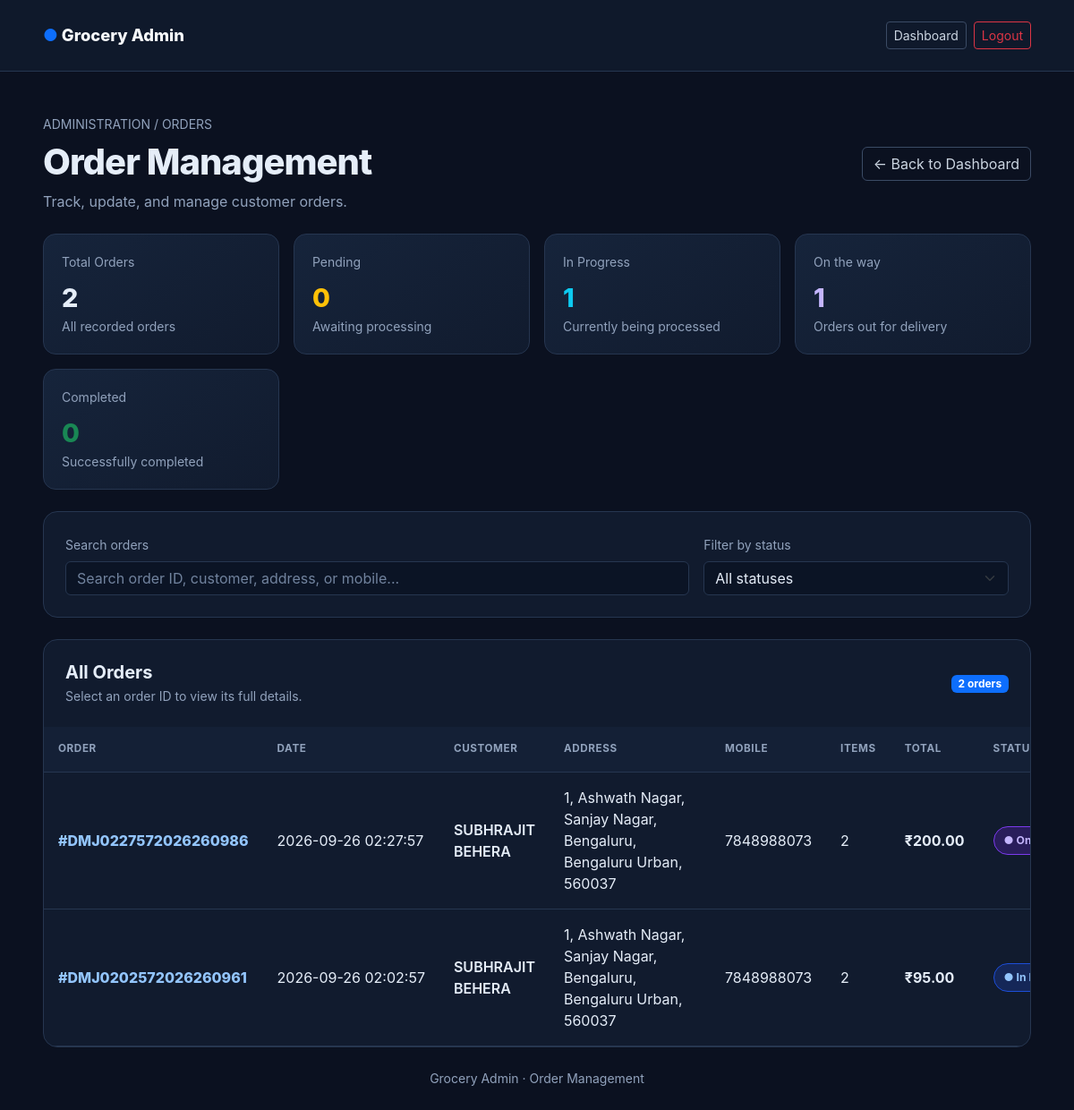
The page /admin/orders (signed in) on the database as committed earlier.
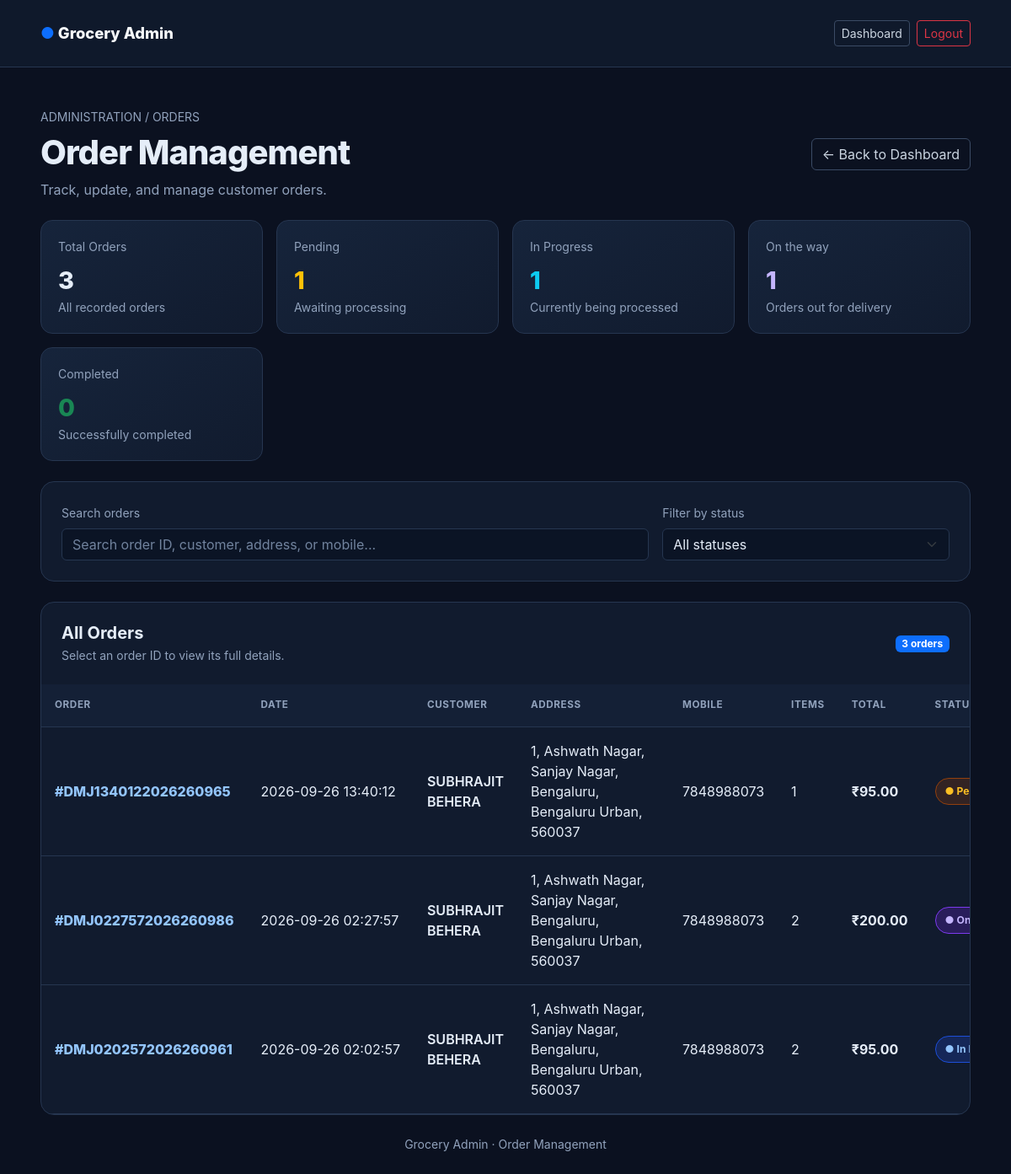
The same page on the database as committed later.
### tables this page shows
CREATE TABLE orders (
                    id INTEGER PRIMARY KEY AUTOINCREMENT,
                    customer_name TEXT NOT NULL,
                    customer_address TEXT NOT NULL,
                    mobile TEXT NOT NULL,
                    date TEXT NOT NULL,
                    status TEXT DEFAULT 'Pending', delivery_partner_id INTEGER, order_number TEXT);

### app.py (the view)
@app.route("/admin/orders")
@admin_required
def admin_orders():
    conn = get_db_connection()
    c = conn.cursor()
    c.execute("""
        SELECT
            COALESCE(orders.order_number, CAST(orders.id AS TEXT)),
            orders.date,
            orders.customer_name,
            orders.customer_address,
            orders.mobile,
            COALESCE(orders.status, 'Pending'),
            COUNT(order_items.id) AS item_count,
            COALESCE(
                SUM(order_items.quantity * items.price),
                0
            ) AS total
        FROM orders
        LEFT JOIN order_items
            ON orders.id = order_items.order_id
        LEFT JOIN items
            ON order_items.item_id = items.id
        GROUP BY orders.id
        ORDER BY orders.date DESC, orders.id DESC
    """)
    orders = c.fetchall()
    conn.close()
    return render_template(
        "orders.html",
        orders=orders,
        valid_statuses=VALID_ORDER_STATUSES
    )

### app.py (called while the page is built)
def get_db_connection():
    conn = sqlite3.connect(DB_NAME)
    conn.execute("PRAGMA foreign_keys = ON")
    return conn

def admin_required(func):
    @wraps(func)
    def wrapper(*args, **kwargs):
        if not session.get("admin_logged_in"):
            return redirect(url_for("login"))
        return func(*args, **kwargs)
    return wrapper

### templates/orders.html (shortened to what this page needs)
<!DOCTYPE html>
<html lang="en">
<head>
    <link href="https://cdn.jsdelivr.net/npm/bootstrap@5.3.3/dist/css/bootstrap.min.css"
          rel="stylesheet">
</head>
<body>
<nav class="navbar">
    <div class="container-fluid px-3 px-lg-5 py-3">
        <div class="d-flex justify-content-between align-items-center w-100 gap-2">
            <a class="brand" href="{{ url_for('admin') }}">
                <span class="text-primary">●</span> Grocery Admin
            </a>
            <div class="d-flex gap-2">
                <a href="{{ url_for('admin') }}"
                   class="btn btn-sm btn-outline-light">
                    Dashboard
                </a>
                <a href="{{ url_for('logout') }}"
                   class="btn btn-sm btn-outline-danger">
                    Logout
                </a>
            </div>
        </div>
    </div>
</nav>
<main class="container-fluid px-3 px-lg-5 py-4 py-lg-5">
    <div class="d-flex flex-wrap justify-content-between align-items-center gap-3 mb-4">
        <div>
            <div class="muted small mb-2">ADMINISTRATION / ORDERS</div>
            <h1 class="page-title mb-2">Order Management</h1>
            <p class="muted mb-0">
                Track, update, and manage customer orders.
            </p>
        </div>
        <a href="{{ url_for('admin') }}" class="btn btn-outline-light">
            ← Back to Dashboard
        </a>
    </div>
    {% set stats = namespace(pending=0, progress=0, on_the_way=0, completed=0) %}
    {% for order in orders %}
        {% if order[5] == 'Pending' %}
            {% set stats.pending = stats.pending + 1 %}
        {% elif order[5] == 'In Progress' %}
            {% set stats.progress = stats.progress + 1 %}
        {% elif order[5] == 'On the way' %}
            {% set stats.on_the_way = stats.on_the_way + 1 %}
        {% elif order[5] == 'Completed' %}
            {% set stats.completed = stats.completed + 1 %}
        {% endif %}
    {% endfor %}
    <div class="row g-3 mb-4">
        <div class="col-6 col-xl-3">
            <div class="stat-card">
                <div class="muted small mb-2">Total Orders</div>
                <div class="stat-number">{{ orders | length }}</div>
                <div class="muted small">All recorded orders</div>
            </div>
        </div>
        <div class="col-6 col-xl-3">
            <div class="stat-card">
                <div class="muted small mb-2">Pending</div>
                <div class="stat-number text-warning">{{ stats.pending }}</div>
                <div class="muted small">Awaiting processing</div>
            </div>
        </div>
        <div class="col-6 col-xl-3">
            <div class="stat-card">
                <div class="muted small mb-2">In Progress</div>
                <div class="stat-number text-info">{{ stats.progress }}</div>
                <div class="muted small">Currently being processed</div>
            </div>
        </div>
        <div class="col-6 col-xl-3">
            <div class="stat-card">
                <div class="muted small mb-2">On the way</div>
                <div class="stat-number" style="color: #c4b5fd;">{{ stats.on_the_way }}</div>
                <div class="muted small">Orders out for delivery</div>
            </div>
        </div>
        <div class="col-6 col-xl-3">
            <div class="stat-card">
                <div class="muted small mb-2">Completed</div>
                <div class="stat-number text-success">{{ stats.completed }}</div>
                <div class="muted small">Successfully completed</div>
            </div>
        </div>
    </div>
    <section class="panel p-3 p-lg-4 mb-4">
        <div class="row g-3">
            <div class="col-md-8">
                <label for="orderSearch" class="form-label muted small">
                    Search orders
                </label>
                <input type="search"
                       id="orderSearch"
                       class="form-control"
                       placeholder="Search order ID, customer, address, or mobile...">
            </div>
            <div class="col-md-4">
                <label for="statusFilter" class="form-label muted small">
                    Filter by status
                </label>
                <select id="statusFilter" class="form-select">
                    <option value="">All statuses</option>
                </select>
            </div>
        </div>
    </section>
    <section class="panel overflow-hidden">
        <div class="d-flex flex-wrap justify-content-between align-items-center p-3 p-lg-4 gap-2">
            <div>
                <h5 class="mb-1 fw-bold">All Orders</h5>
                <div class="muted small">
                    Select an order ID to view its full details.
                </div>
            </div>
            <span class="badge text-bg-primary">
                {{ orders | length }} orders
            </span>
        </div>
        {% if orders %}
        <div class="table-responsive d-none d-md-block">
            <table class="table align-middle" id="ordersTable">
                <thead>
                    <tr>
                        <th>Order</th>
                        <th>Date</th>
                        <th>Customer</th>
                        <th>Address</th>
                        <th>Mobile</th>
                        <th>Items</th>
                        <th>Total</th>
                        <th>Status</th>
                    </tr>
                </thead>
                <tbody>
                {% for order in orders %}
                    <tr class="order-row"
                        data-search="{{ (order[0] ~ ' ' ~ order[2] ~ ' ' ~ order[3] ~ ' ' ~ (order[4] or '')) | lower }}"
                        data-status="{{ order[5] }}">
                        <td>
                            <a class="order-link"
                               href="{{ url_for('order_details', order_id=order[0]) }}">
                                #{{ order[0] }}
                            </a>
                        </td>
                        <td class="text-nowrap">{{ order[1] }}</td>
                        <td class="fw-semibold">{{ order[2] }}</td>
                        <td style="min-width: 180px;">
                            {{ order[3] }}
                        </td>
                        <td>{{ order[4] or '—' }}</td>
                        <td>{{ order[6] }}</td>
                        <td class="text-nowrap fw-bold">
                            {% set subtotal = order[7] or 0 %}
                            {% set delivery_fee = 30 if subtotal < 199 else 0 %}
                            ₹{{ '%.2f' | format(subtotal + delivery_fee) }}
                        </td>
                        <td>
                            {% if order[5] == 'Completed' %}
                                <span class="status status-completed">
                                    ● Completed
                                </span>
                            {% elif order[5] == 'In Progress' %}
                                <span class="status status-progress">
                                    ● In Progress
                                </span>
                            {% elif order[5] == 'On the way' %}
                                <span class="status status-transit">
                                    ● On the way
                                </span>
                            {% else %}
                                <span class="status status-pending">
                                    ● Pending
                                </span>
                            {% endif %}
                        </td>
                    </tr>
                {% endfor %}
                </tbody>
            </table>
        </div>
        {% else %}
        <div class="empty-state">
            <div class="fs-1 mb-3">📦</div>
            <h4 class="text-light">No orders yet</h4>
            <p class="mb-0">New customer orders will appear here.</p>
        </div>
        {% endif %}
    </section>
    <div class="text-center muted small mt-4">
        Grocery Admin · Order Management
    </div>
</main>
</body>
</html>

### templates/orders.html (style rules this page uses)
:root { --bg: #0b1120; --panel: #111b2e; --panel2: #162238; --border: #263650; --text: #e5edf8; --muted: #91a2bc; --accent: #60a5fa; }
* { box-sizing: border-box; }
body { margin: 0; min-height: 100vh; background: var(--bg); color: var(--text); font-family: Inter, system-ui, -apple-system, sans-serif; }
.navbar { background: #0f192b; border-bottom: 1px solid var(--border); }
.brand { font-size: 1.15rem; font-weight: 800; color: #f8fafc; text-decoration: none; }
.page-title { font-weight: 800; letter-spacing: -1px; }
.muted { color: var(--muted); }
.panel { background: var(--panel); border: 1px solid var(--border); border-radius: 16px; }
.stat-card { background: linear-gradient(145deg, #16243b, #111b2e); border: 1px solid var(--border); border-radius: 14px; padding: 20px; height: 100%; }
.stat-number { font-size: 1.8rem; font-weight: 800; }
.form-control, .form-select { background-color: #0b1425; color: var(--text); border: 1px solid var(--border); }
.form-control::placeholder { color: #71839e; }
.form-select option { background: #111b2e; color: white; }
.table { --bs-table-bg: transparent; --bs-table-color: var(--text); --bs-table-border-color: var(--border); margin-bottom: 0; }
.table thead th { color: var(--muted); font-size: .73rem; text-transform: uppercase; letter-spacing: .6px; font-weight: 700; padding: 16px; white-space: nowrap; background: #142036; }
.table tbody td { padding: 16px; vertical-align: middle; }
.order-link { color: #93c5fd; font-weight: 800; text-decoration: none; }
.status { display: inline-block; border-radius: 30px; padding: 6px 11px; font-size: .76rem; font-weight: 700; white-space: nowrap; }
.status-pending { background: #78350f55; color: #fbbf24; border: 1px solid #92400e; }
.status-progress { background: #1e40af55; color: #93c5fd; border: 1px solid #1d4ed8; }
.status-transit { background: #5b21b655; color: #c4b5fd; border: 1px solid #7c3aed; }
.btn-outline-light { border-color: #3b4b65; color: #cbd5e1; }
html { scroll-behavior: auto !important; }
body { overflow-anchor: auto; }

Rows that differ between the two databases and show on the page:
added orders: order_number "DMJ1340122026260965", date "2026-09-26 13:40:12", customer_name "SUBHRAJIT BEHERA", customer_address "1, Ashwath Nagar, Sanjay Nagar, Bengaluru, Bengaluru Urban, 560037", mobile "7848988073", order "1", subtotal "95.00"
Other text that changed with them:
{{ orders | length }}: "2" → "3"
{{ stats.pending }}: "0" → "1"
